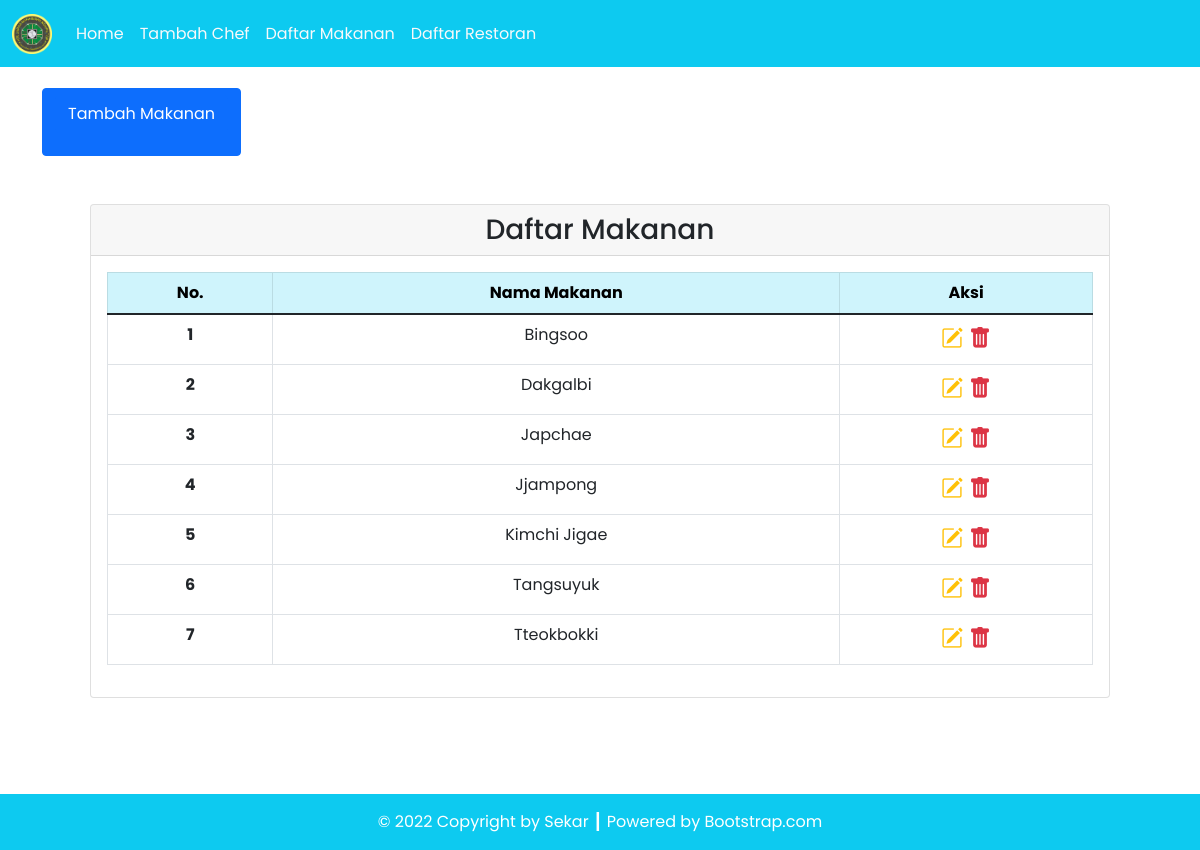
The page /Source_Code/Program/dpbo_tp3/food.php on the database its author committed.
### tables this page shows
CREATE TABLE `food` (
  `id_food` int(11) NOT NULL AUTO_INCREMENT,
  `name_food` varchar(100) NOT NULL,
  PRIMARY KEY (`id_food`)
);

### Source_Code/Program/dpbo_tp3/config/db.php (called while the page is built)
<?php
$DB_HOST = "localhost";
$DB_USERNAME = "root";
$DB_PASSWORD = "";
$DB_NAME = "db_chef";

### Source_Code/Program/dpbo_tp3/classes/DB.php (called while the page is built, shortened)
<?php
class DB
{
    private $hostname;
    private $username;
    private $password;
    private $dbname;
    private $conn;
    private $result;
    function __construct($hostname, $username, $password, $dbname)
    {
        $this->hostname = $hostname;
        $this->username = $username;
        $this->password = $password;
        $this->dbname = $dbname;
    }
    function open()
    {
        $this->conn = mysqli_connect($this->hostname, $this->username, $this->password, $this->dbname);
    }
    function execute($query)
    {
        $this->result = mysqli_query($this->conn, $query);
    }
    function getResult()
    {
        return mysqli_fetch_array($this->result);
    }
}

### Source_Code/Program/dpbo_tp3/classes/Food.php (called while the page is built, shortened)
<?php
class Food extends DB
{
    function getFood()
    {
        $query = "SELECT * FROM food
        ORDER BY food.name_food ASC";
        return $this->execute($query);
    }
}

### Source_Code/Program/dpbo_tp3/food.php (the view, shortened to what this page needs)
<?php
include('config/db.php');
include('classes/DB.php');
include('classes/Food.php');
$food = new Food($DB_HOST, $DB_USERNAME, $DB_PASSWORD, $DB_NAME);
$food->open();
$food->getFood();
$btn = '<a href="tambahFood.php" class="btn btn-primary mb-3">Tambah Makanan</a>';
$header = '<tr>
<th scope="row">No.</th>
<th scope="row">Nama Makanan</th>
<th scope="row">Aksi</th>
</tr>';
$data = null;
$no = 1;
while ($div = $food->getResult()) {
    $data .= '<tr>
    <th scope="row">' . $no . '</th>
    <td>' . $div['name_food'] . '</td>
    <td style="font-size: 22px;">
    <a href="updateFood.php?id=' . $div['id_food'] . '" title="Ubah Data"><i class="bi bi-pencil-square text-warning"></i></a>&nbsp;<a href="food.php?hapus=' . $div['id_food'] . '" title="Hapus Data" onclick="return confirm(\'Apakah Anda yakin ingin menghapus data ini?\');"><i class="bi bi-trash-fill text-danger"></i></a>
        </td>
    </tr>';
    $no++;
}

### rows shown on the page
food: name_food "Bingsoo"
food: name_food "Dakgalbi"
food: name_food "Japchae"
food: name_food "Jjampong"
food: name_food "Kimchi Jigae"
food: name_food "Tangsuyuk"
food: name_food "Tteokbokki"

### other values the page prints
$this->content "Home Tambah Chef Daftar Makanan Daftar Restoran Daftar Makanan © 2022 Copyright by Sekar ┃ Powered by Bootstrap.com"
